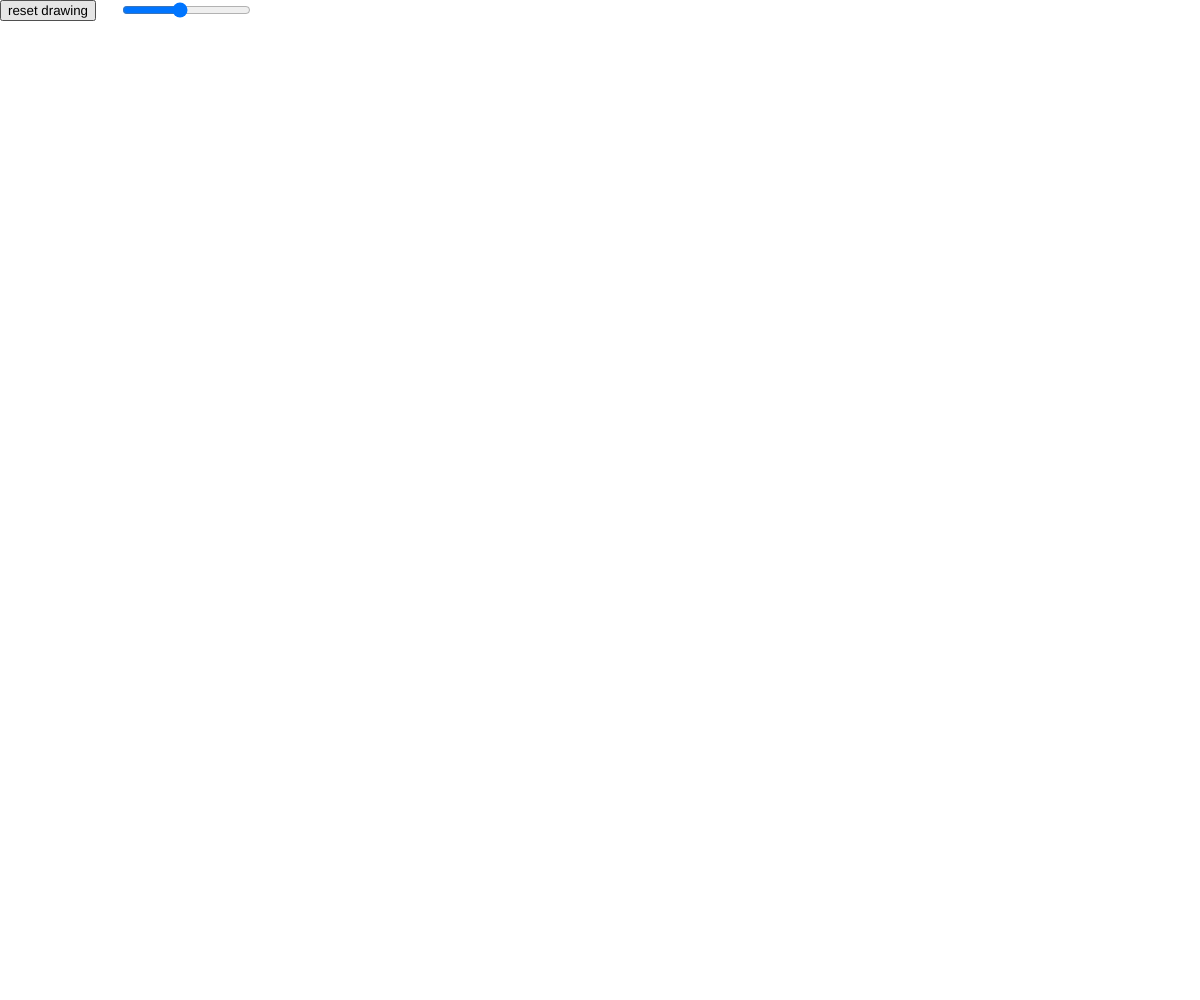
Frame 1 (no input)
Frame 60 (no input): identical to frame 1, image omitted
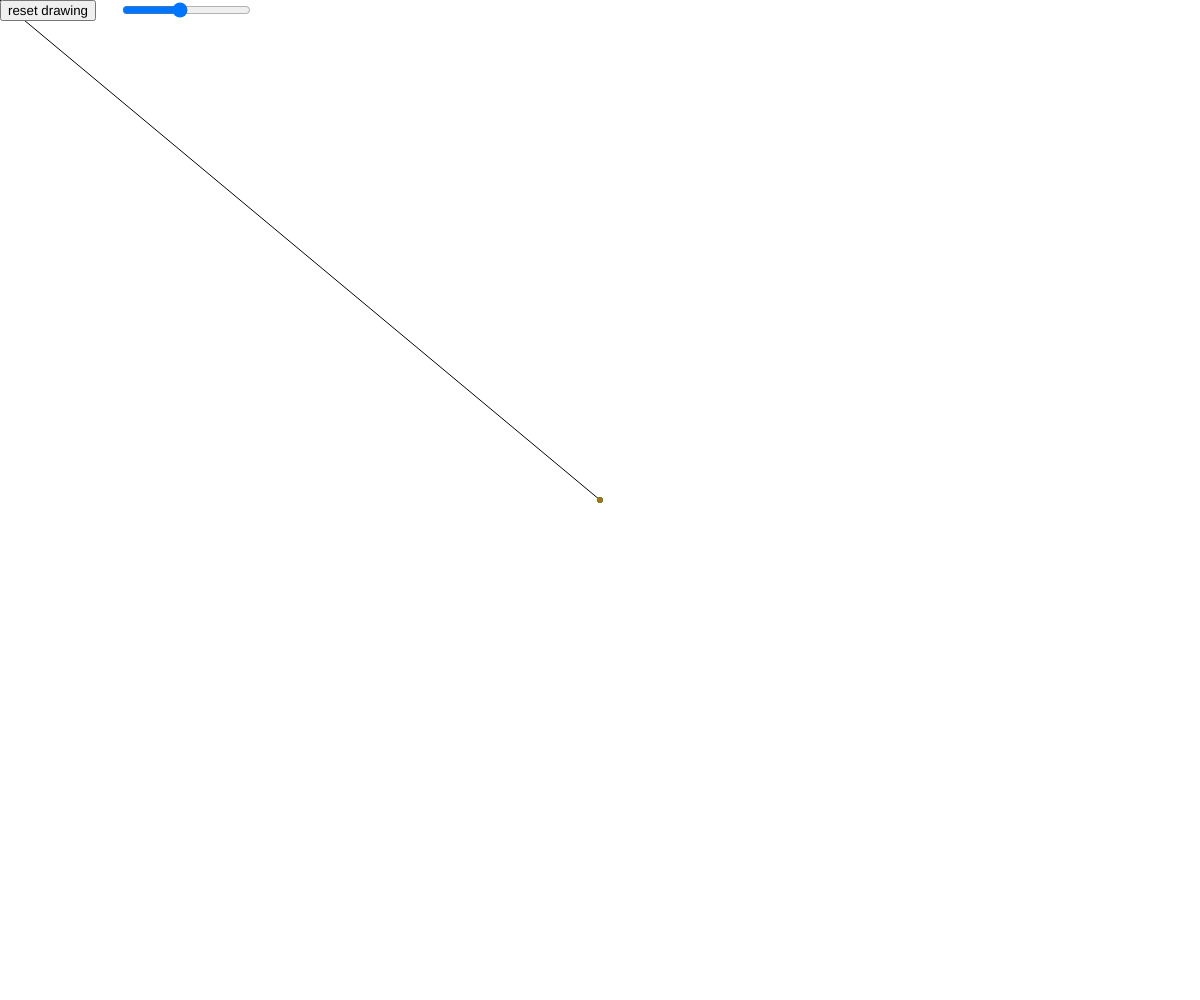
Frame 120 (the mouse pressed at the canvas centre since frame 60)

The p5.js sketch that drew these frames (run headless with seeded random() and noise() and a simulated clock; from frame 60 on, the mouse is pressed at the canvas centre):

// p5.js sketch
// ── sketch.js
let resetbutton;
var r;
var g;
var b;
let slider;
function setup(){
    createCanvas(windowWidth, windowHeight);
	resetbutton = createButton('reset drawing');
	resetbutton.position(0,0);
	resetbutton.mousePressed(resetpg);
	slider = createSlider(1,10,5,1);
	slider.position(120,0);
	slider.changed(resetpg);
}
function resetpg(){
	clear();
}

function draw(){
	cursor(CROSS);
	r = random(255); 
    g = random(100,200); 
    b = random(100); 
    a = random(200,255);
	if(mouseIsPressed){	
	line(pmouseX,pmouseY,mouseX,mouseY);
	stroke(r,g,b,a);
	strokeWeight(slider.value());
	}
}
